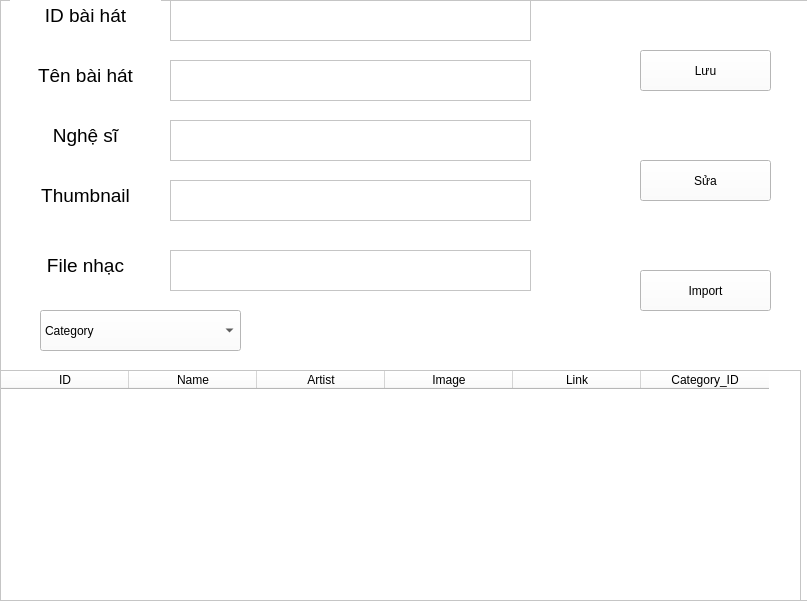
<?xml version="1.0" encoding="UTF-8"?>
<ui version="4.0">
 <class>Form</class>
 <widget class="QWidget" name="Form">
  <property name="windowModality">
   <enum>Qt::NonModal</enum>
  </property>
  <property name="geometry">
   <rect>
    <x>0</x>
    <y>0</y>
    <width>807</width>
    <height>601</height>
   </rect>
  </property>
  <property name="windowTitle">
   <string>Nhạc</string>
  </property>
  <widget class="QFrame" name="musicFrame">
   <property name="enabled">
    <bool>true</bool>
   </property>
   <property name="geometry">
    <rect>
     <x>0</x>
     <y>0</y>
     <width>811</width>
     <height>601</height>
    </rect>
   </property>
   <property name="styleSheet">
    <string notr="true">background-color: white</string>
   </property>
   <property name="frameShape">
    <enum>QFrame::StyledPanel</enum>
   </property>
   <property name="frameShadow">
    <enum>QFrame::Raised</enum>
   </property>
   <widget class="QPlainTextEdit" name="musicIdTxt">
    <property name="enabled">
     <bool>true</bool>
    </property>
    <property name="geometry">
     <rect>
      <x>170</x>
      <y>0</y>
      <width>361</width>
      <height>41</height>
     </rect>
    </property>
   </widget>
   <widget class="QPushButton" name="updateBtn">
    <property name="enabled">
     <bool>true</bool>
    </property>
    <property name="geometry">
     <rect>
      <x>640</x>
      <y>160</y>
      <width>131</width>
      <height>41</height>
     </rect>
    </property>
    <property name="text">
     <string>Sửa</string>
    </property>
   </widget>
   <widget class="QPushButton" name="saveBtn">
    <property name="enabled">
     <bool>true</bool>
    </property>
    <property name="geometry">
     <rect>
      <x>640</x>
      <y>50</y>
      <width>131</width>
      <height>41</height>
     </rect>
    </property>
    <property name="text">
     <string>Lưu</string>
    </property>
   </widget>
   <widget class="QLabel" name="musicIdlabel">
    <property name="enabled">
     <bool>true</bool>
    </property>
    <property name="geometry">
     <rect>
      <x>10</x>
      <y>-10</y>
      <width>151</width>
      <height>51</height>
     </rect>
    </property>
    <property name="font">
     <font>
      <pointsize>14</pointsize>
     </font>
    </property>
    <property name="text">
     <string>ID bài hát</string>
    </property>
    <property name="alignment">
     <set>Qt::AlignCenter</set>
    </property>
   </widget>
   <widget class="QLabel" name="musicNameLabel">
    <property name="enabled">
     <bool>true</bool>
    </property>
    <property name="geometry">
     <rect>
      <x>10</x>
      <y>50</y>
      <width>151</width>
      <height>51</height>
     </rect>
    </property>
    <property name="font">
     <font>
      <pointsize>14</pointsize>
     </font>
    </property>
    <property name="text">
     <string>Tên bài hát</string>
    </property>
    <property name="alignment">
     <set>Qt::AlignCenter</set>
    </property>
   </widget>
   <widget class="QPlainTextEdit" name="musicNameTxt">
    <property name="enabled">
     <bool>true</bool>
    </property>
    <property name="geometry">
     <rect>
      <x>170</x>
      <y>60</y>
      <width>361</width>
      <height>41</height>
     </rect>
    </property>
   </widget>
   <widget class="QLabel" name="artistLabel">
    <property name="enabled">
     <bool>true</bool>
    </property>
    <property name="geometry">
     <rect>
      <x>10</x>
      <y>110</y>
      <width>151</width>
      <height>51</height>
     </rect>
    </property>
    <property name="font">
     <font>
      <pointsize>14</pointsize>
     </font>
    </property>
    <property name="text">
     <string>Nghệ sĩ</string>
    </property>
    <property name="alignment">
     <set>Qt::AlignCenter</set>
    </property>
   </widget>
   <widget class="QPlainTextEdit" name="artistTxt">
    <property name="enabled">
     <bool>true</bool>
    </property>
    <property name="geometry">
     <rect>
      <x>170</x>
      <y>120</y>
      <width>361</width>
      <height>41</height>
     </rect>
    </property>
   </widget>
   <widget class="QLabel" name="thumbnailLabel">
    <property name="enabled">
     <bool>true</bool>
    </property>
    <property name="geometry">
     <rect>
      <x>10</x>
      <y>170</y>
      <width>151</width>
      <height>51</height>
     </rect>
    </property>
    <property name="font">
     <font>
      <pointsize>14</pointsize>
     </font>
    </property>
    <property name="text">
     <string>Thumbnail</string>
    </property>
    <property name="alignment">
     <set>Qt::AlignCenter</set>
    </property>
   </widget>
   <widget class="QPlainTextEdit" name="thumbNailTxt">
    <property name="enabled">
     <bool>true</bool>
    </property>
    <property name="geometry">
     <rect>
      <x>170</x>
      <y>180</y>
      <width>361</width>
      <height>41</height>
     </rect>
    </property>
   </widget>
   <widget class="QPushButton" name="importBtn">
    <property name="enabled">
     <bool>true</bool>
    </property>
    <property name="geometry">
     <rect>
      <x>640</x>
      <y>270</y>
      <width>131</width>
      <height>41</height>
     </rect>
    </property>
    <property name="text">
     <string>Import</string>
    </property>
   </widget>
   <widget class="QTableWidget" name="tableWidget">
    <property name="geometry">
     <rect>
      <x>0</x>
      <y>370</y>
      <width>801</width>
      <height>231</height>
     </rect>
    </property>
    <attribute name="horizontalHeaderDefaultSectionSize">
     <number>128</number>
    </attribute>
    <column>
     <property name="text">
      <string>ID</string>
     </property>
    </column>
    <column>
     <property name="text">
      <string>Name</string>
     </property>
    </column>
    <column>
     <property name="text">
      <string>Artist</string>
     </property>
    </column>
    <column>
     <property name="text">
      <string>Image</string>
     </property>
    </column>
    <column>
     <property name="text">
      <string>Link</string>
     </property>
    </column>
    <column>
     <property name="text">
      <string>Category_ID</string>
     </property>
    </column>
   </widget>
   <widget class="QPlainTextEdit" name="fileTxt">
    <property name="enabled">
     <bool>true</bool>
    </property>
    <property name="geometry">
     <rect>
      <x>170</x>
      <y>250</y>
      <width>361</width>
      <height>41</height>
     </rect>
    </property>
   </widget>
   <widget class="QLabel" name="fileLabel">
    <property name="enabled">
     <bool>true</bool>
    </property>
    <property name="geometry">
     <rect>
      <x>10</x>
      <y>240</y>
      <width>151</width>
      <height>51</height>
     </rect>
    </property>
    <property name="font">
     <font>
      <pointsize>14</pointsize>
     </font>
    </property>
    <property name="text">
     <string>File nhạc</string>
    </property>
    <property name="alignment">
     <set>Qt::AlignCenter</set>
    </property>
   </widget>
   <widget class="QComboBox" name="categoryComboBox">
    <property name="geometry">
     <rect>
      <x>40</x>
      <y>310</y>
      <width>201</width>
      <height>41</height>
     </rect>
    </property>
    <item>
     <property name="text">
      <string>Category</string>
     </property>
    </item>
   </widget>
  </widget>
 </widget>
 <resources/>
 <connections/>
</ui>
